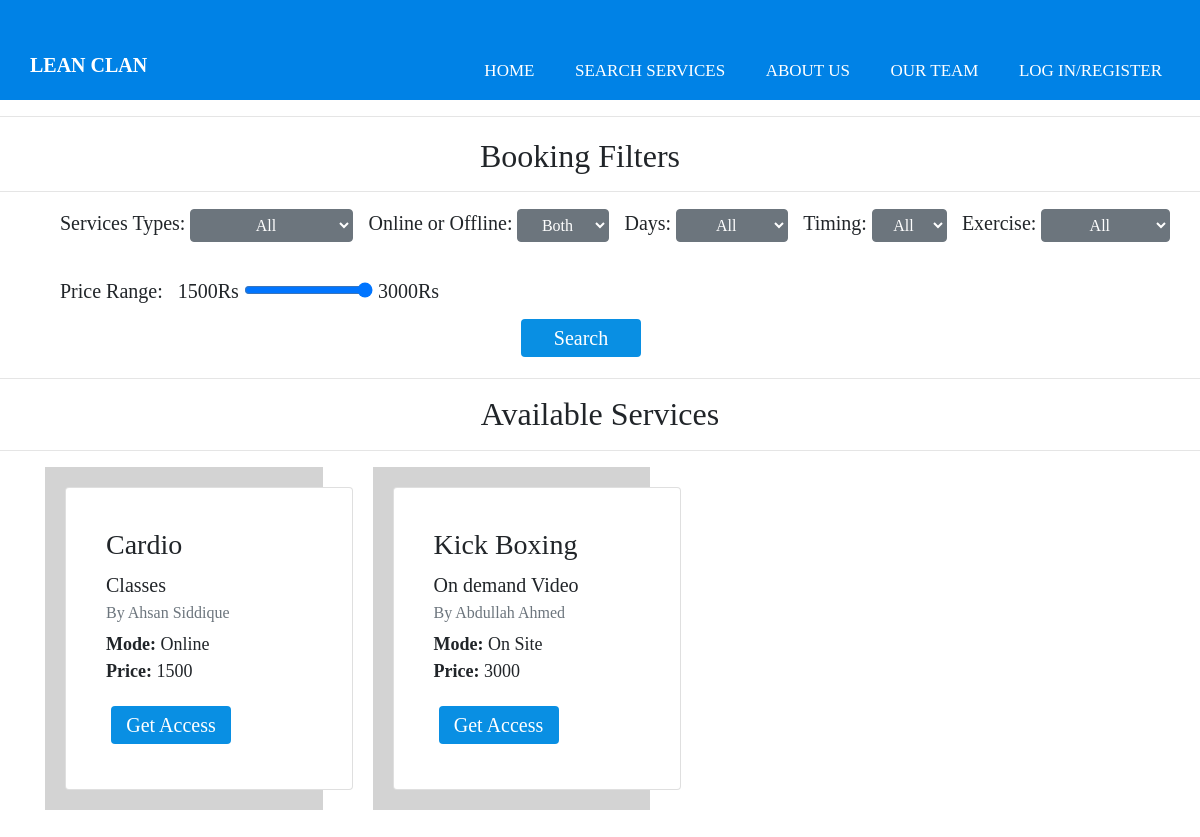
The page /booking on the database its author committed.
### members/models.py (models this page shows, shortened)
class service(models.Model):
    id = models.AutoField(primary_key=True)
    type_what = models.ForeignKey('service_type', on_delete=models.CASCADE, name="type_field")
    service_provider = models.ForeignKey('person', on_delete= models.CASCADE, name="service_provider_field")
    is_online = models.BooleanField(default=False, null=True)
    is_oneToOne = models.BooleanField(default=False, null=True)
    startdate = models.DateTimeField(auto_now_add=True)
    days_choices = [
        ("Weekdays","Regular Weekdays"),
        ("Alternate Days", "Alternate Days on Weekdays"),
        ("Weekends", "Weekends")
    ]
    days = models.CharField(
        max_length = 124,
        choices = days_choices,
        default = "Weekdays",
        null=True
    )
    timings_choices = [
        ("8am","8am"),
        ("5pm", "5pm"),
        ("8pm", "8pm")
    ]
    timings = models.CharField(
        max_length = 124,
        choices = timings_choices,
        default = "5pm",
        null=True
    )
    duration = models.IntegerField(default=0, null=True)
    excercise = models.ForeignKey('exercise', on_delete=models.CASCADE, name="excercise_field", null=True)
    class_link = models.URLField(max_length = 200, null=True)
    charges = models.IntegerField(default=0, validators= [MinValueValidator(1)])

class exercise(models.Model):
    id = models.AutoField(primary_key=True)
    exercise_name = models.CharField(default="",max_length=124)

class service_type(models.Model):
    id = models.AutoField(primary_key=True)
    service_name = models.CharField(default="",max_length=124)

class person(models.Model):
    id = models.AutoField(primary_key=True)
    user = models.OneToOneField(User, on_delete=models.CASCADE)
    dob = models.DateField()
    gender_choices = [
        ("Male","Male"),
        ("Female", "Female"),
        ("Other", "Other")
    ]
    gender = models.CharField(
        max_length = 124,
        choices = gender_choices,
        default = "Male"
    )
    type_choices = [
        ("Memeber","Member"),
        ("Trainer", "Trainer")
    ]
    type_person = models.CharField(
        max_length = 124,
        choices = type_choices,
        default = "Member"
    )
    fullname = models.CharField(max_length=124, default="")
    description = models.TextField(default="", null=True)

### members/views.py (the view)
# urls.py: path("booking", views.booking_view, name = "booking"),
def booking_view(request):
    service_types = service_type.objects.all()
    services = service.objects.all()
    exercises = exercise.objects.all()
    max_price_dic = service.objects.aggregate(Max('charges'))
    max_price = max_price_dic.get('charges__max')
    min_price_dic = service.objects.aggregate(Min('charges'))
    min_price = min_price_dic.get('charges__min')
    return render(request, "members/booking.html",{
        "service_types":service_types,
        "services": services,
        "exercises": exercises,
        "max_price": max_price,
        "min_price": min_price
    })
    return render(request, "members/booking.html")

### members/templates/members/booking.html (shortened to what this page needs)
{% extends "members/layout.html" %}
{% load static %}
{% block body %}
    <div><h2 style="margin-left: 40%;">Booking Filters</h2></div>
    <hr>
    <div id="filters_view" style="margin-left: 5%; font-size: 20px;">
    	<div >
			<label for="service_type">Services Types:</label>
			<select class="btn btn-secondary dropdown-toggle" data-toggle="dropdown" aria-haspopup="true" aria-expanded="false" id="service_type">
				<option value="all">All</option>
			</select>
			<label for="service_where">Online or Offline:</label>
			<select class="btn btn-secondary dropdown-toggle" data-toggle="dropdown" aria-haspopup="true" aria-expanded="false" id="service_where">
			  <option value="both">Both</option>
			</select>
			<label for="days">Days:</label>
			<select class="btn btn-secondary dropdown-toggle" data-toggle="dropdown" aria-haspopup="true" aria-expanded="false" id="days">
				<option value="all">All</option>
			</select>
			<label for="timing">Timing:</label>
			<select class="btn btn-secondary dropdown-toggle" data-toggle="dropdown" aria-haspopup="true" aria-expanded="false" id="timing">
				<option value="all">All</option>
			</select>
			<label for="exercise">Exercise:</label>
			<select class="btn btn-secondary dropdown-toggle" data-toggle="dropdown" aria-haspopup="true" aria-expanded="false" id="exercise">
				<option value="all">All</option>
			</select>
		</div>
		<br>
		<div  class="slidecontainer">
			<label for="myRange">Price Range:</label>
	  		{{min_price}}Rs <input type="range" min="{{min_price}}" max="{{max_price}}" value="{{max_price}}" class="slider" id="myRange"> <span id="demo"></span>Rs
		</div>
		<div style="margin-left: 40%;">
			<button id="search_services">Search</button>
		</div>
	</div>
	<div id="all_services_view">
	<hr>
    	<h2 style="text-align: center;">Available Services</h2>
    <hr>
		<div class="container">
			<div style="width:100%; height: 200px;">
			{% for service in services %}
				<div class="inside">
				   <div class="card" style="width: 18rem; margin: 20px;">
				     <div class="card-body">
				       <h3 class="card-title">{{service.excercise_field.exercise_name}}</h3>
				       <h5 class="card-title">{{service.type_field.service_name}}</h5>
				       <h6 class="card-subtitle mb-2 text-muted">By {{service.service_provider_field.fullname}}</h6>
				       <p class="card-text">
				       	{% if service.is_online %}
				       		<b>Mode: </b> Online <br>
				       {% elif service.is_online == False %}
				       		<b>Mode: </b> On Site <br>
				       	{% endif %}
				       <b> Price: </b>{{service.charges}} </p>
				       <a href="{% url 'confirm_booking' service.id %}" class="link">
				       		<button class="book_details">Get Access</button>
				       </a>
				     </div>
				   </div>
				</div>
			{% endfor %}
			</div>
		</div>
	</div>
    <div class="container">
    	<div id="selected_service_view" style="width:100%; height: 200px;">
    	</div>
    </div>
{% endblock %}

### members/static/members/style.css (style rules this page uses)
* { padding: 0; margin: 0; text-decoration: none; list-style:none; box-sizing: border-box; }
body { font-size: 18px; font-family: montserrat; }
.container { display: flex; justify-content: center; }
div.inside { width: 25%; float:left; margin: auto; margin-right: 50px; background-color: lightgray; box-sizing:border-box; -moz-box-sizing:border-box; -webkit-box-sizing:border-box; }
.inside { width:24%; margin-right:1%; background:#333 }
.card { width: 18rem; margin: 20px; padding: 20px; }
button { border-radius: 4px; background-color: #098fe3; border: none; color: #FFFFFF; text-align: center; font-size: 20px; width: 120px; height: 38px; transition: all 0.5s; cursor: pointer; margin: 5px; }

### rows shown on the page
service: excercise_field.exercise_name "Cardio", type_field.service_name "Classes", service_provider_field.fullname "Ahsan Siddique", shows "Mode:", is_online "Online", charges "1500"
service: excercise_field.exercise_name "Kick Boxing", type_field.service_name "On demand Video", service_provider_field.fullname "Abdullah Ahmed", shows "Mode:", is_online "On Site", charges "3000"

### other values the page prints
{{ min_price }} "1500"
